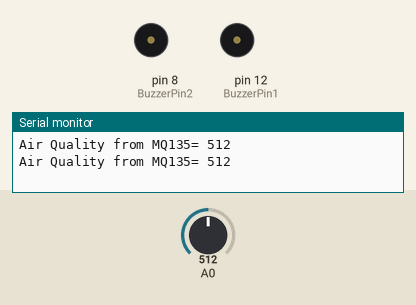
Simulated run of this sketch. Board: Arduino Uno, built with avr-gcc and run on an emulated ATmega328P. On the bench: buzzer (waves = sounding, pin HIGH), the last lines printed to the serial monitor. The inputs (shaded band) are chosen by the test bench; at power-on: A0 = 512.

Above: at 1.8 s.
1.9 s: A0 set to 824
6.0 s: A0 set to 849
At 9.8 s:
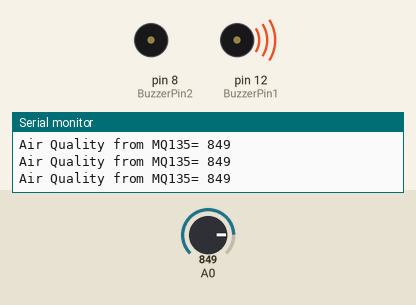
11.6 s: A0 set to 850
Timing chart, 0 to 15.5 s (numbered marks = the images above; inputs shaded):
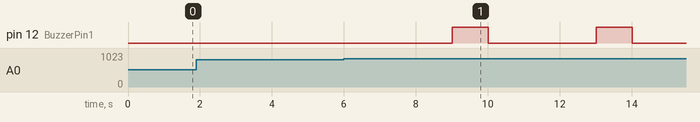

Measured:
- the behaviour switches between 840 and 841 on A0 (found by bisection; images 0 and 1)
- after the input at 6.0 s, pin 12 (BuzzerPin1): LOW → HIGH after 3.0 s, → LOW 1.0 s later

The sketch:

SRISTI_Sensor_NANO.ino
```cpp
int count=0;
int count2=0;
const int BuzzerPin1 =  12;
const int BuzzerPin2 = 8;
void setup()
{
  pinMode(BuzzerPin1, OUTPUT);
  pinMode(BuzzerPin2, OUTPUT);
  Serial.begin(9600);
}
void loop()
{
  int sensorValue_MQ135 = analogRead(A0);
  Serial.print("Air Quality from MQ135= ");
  Serial.print(sensorValue_MQ135);
  Serial.print("\n");
  Serial.println();
  delay(1000);
  //algorithm
  if (sensorValue_MQ135 > 840) {
    count++ ;                                     //counter function value increases to 1,2,3,4 and 5;
      }
  else if (count!=0){
    count = 0;                                   //counter function value nullifies to 0 if consequitive term is not = 0;
  }
  if (count == 3){                              //buzzer will only activate if consequitive 5 values for MQ7 sensor comes above 500;
    digitalWrite(BuzzerPin1, HIGH);
    digitalWrite(BuzzerPin2, LOW);
    delay(1000);
    digitalWrite(BuzzerPin1, LOW);
    digitalWrite(BuzzerPin2, LOW);
    count = 0;                                  // counter function returns to original value;
  }
}
```
